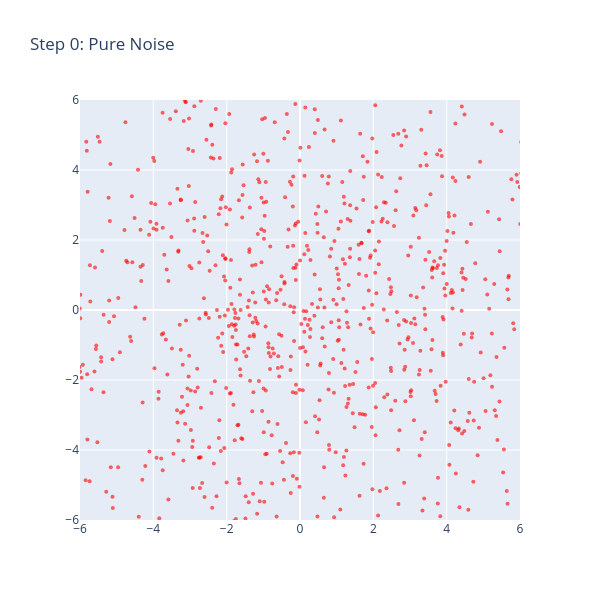
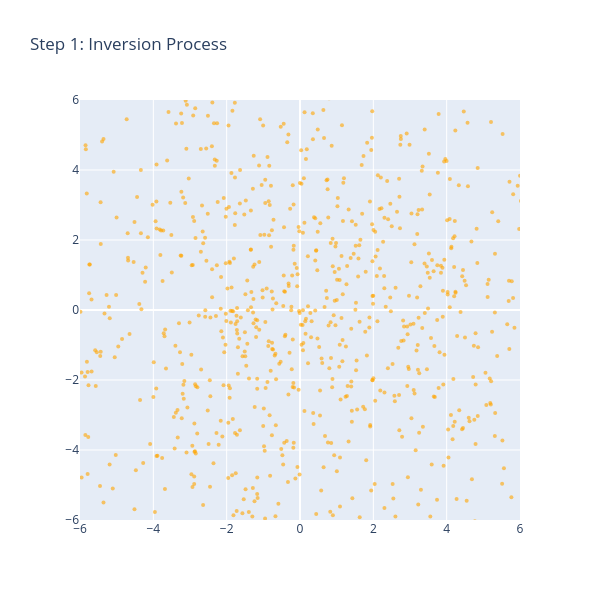
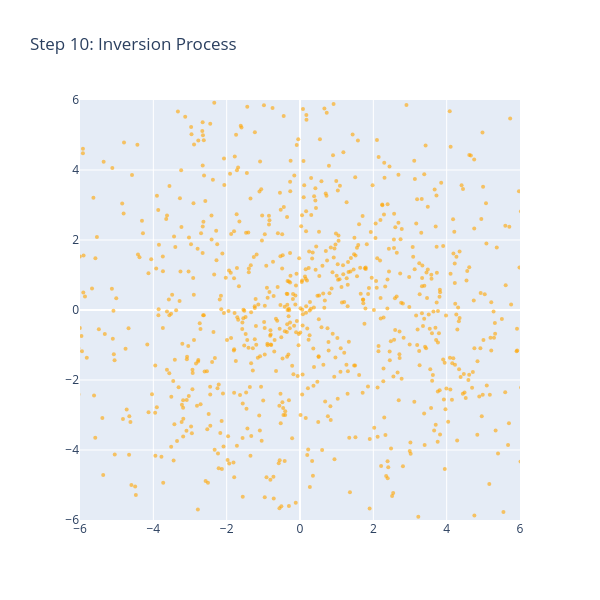
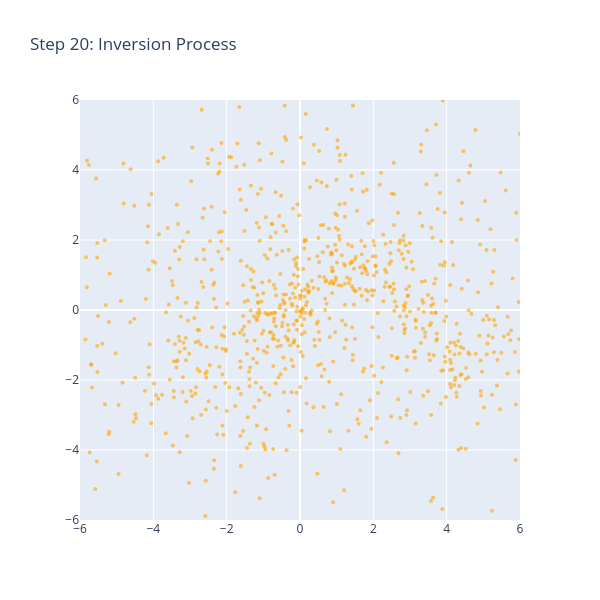

The cell these charts' notebook holds for them, in order:
### Code cell
#data generation process
plot_2d_points(initial_noise_np, "Step 0: Pure Noise", "red")
for step in monitored_steps:
    plot_2d_points(
        snapshots[step], 
        title=f"Step {step}: Inversion Process", 
        color="orange"
    )

### Figure 1 — Plotly figure (JSON) as saved in the notebook; plotly's stock layout.template omitted (floating-point values rounded to 4 significant figures; data arrays with more than 128 entries replaced by an {"elided": "..."} marker saying what was removed)
{"data": [{"marker": {"color": "red", "opacity": 0.6, "size": 4}, "mode": "markers", "name": "Step 0: Pure Noise", "type": "scatter", "x": {"elided": "1000 float values"}, "y": {"elided": "1000 float values"}}], "layout": {"height": 600, "title": {"text": "Step 0: Pure Noise"}, "width": 600, "xaxis": {"range": [-6, 6]}, "yaxis": {"range": [-6, 6]}}}

### Figure 2 — Plotly figure (JSON) as saved in the notebook; plotly's stock layout.template omitted (floating-point values rounded to 4 significant figures; data arrays with more than 128 entries replaced by an {"elided": "..."} marker saying what was removed)
{"data": [{"marker": {"color": "orange", "opacity": 0.6, "size": 4}, "mode": "markers", "name": "Step 1: Inversion Process", "type": "scatter", "x": {"elided": "1000 float values"}, "y": {"elided": "1000 float values"}}], "layout": {"height": 600, "title": {"text": "Step 1: Inversion Process"}, "width": 600, "xaxis": {"range": [-6, 6]}, "yaxis": {"range": [-6, 6]}}}

### Figure 3 — Plotly figure (JSON) as saved in the notebook; plotly's stock layout.template omitted (floating-point values rounded to 4 significant figures; data arrays with more than 128 entries replaced by an {"elided": "..."} marker saying what was removed)
{"data": [{"marker": {"color": "orange", "opacity": 0.6, "size": 4}, "mode": "markers", "name": "Step 10: Inversion Process", "type": "scatter", "x": {"elided": "1000 float values"}, "y": {"elided": "1000 float values"}}], "layout": {"height": 600, "title": {"text": "Step 10: Inversion Process"}, "width": 600, "xaxis": {"range": [-6, 6]}, "yaxis": {"range": [-6, 6]}}}

### Figure 4 — Plotly figure (JSON) as saved in the notebook; plotly's stock layout.template omitted (floating-point values rounded to 4 significant figures; data arrays with more than 128 entries replaced by an {"elided": "..."} marker saying what was removed)
{"data": [{"marker": {"color": "orange", "opacity": 0.6, "size": 4}, "mode": "markers", "name": "Step 20: Inversion Process", "type": "scatter", "x": {"elided": "1000 float values"}, "y": {"elided": "1000 float values"}}], "layout": {"height": 600, "title": {"text": "Step 20: Inversion Process"}, "width": 600, "xaxis": {"range": [-6, 6]}, "yaxis": {"range": [-6, 6]}}}
